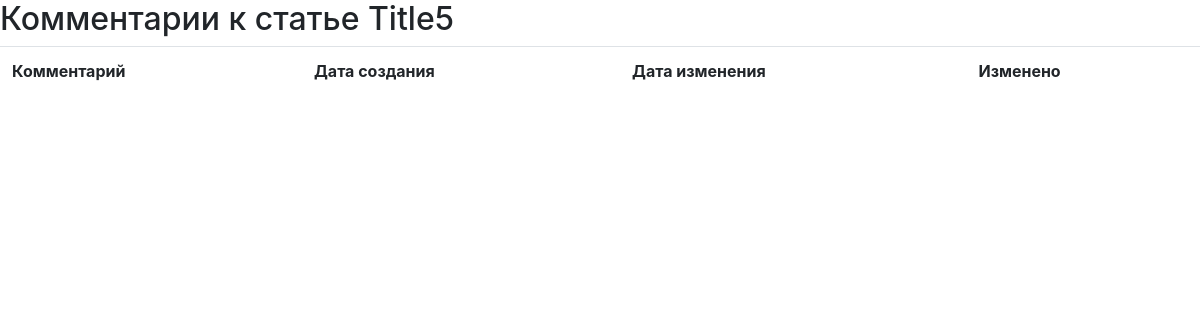
The app's page /seminar_03/articles/6/comments/, older data.
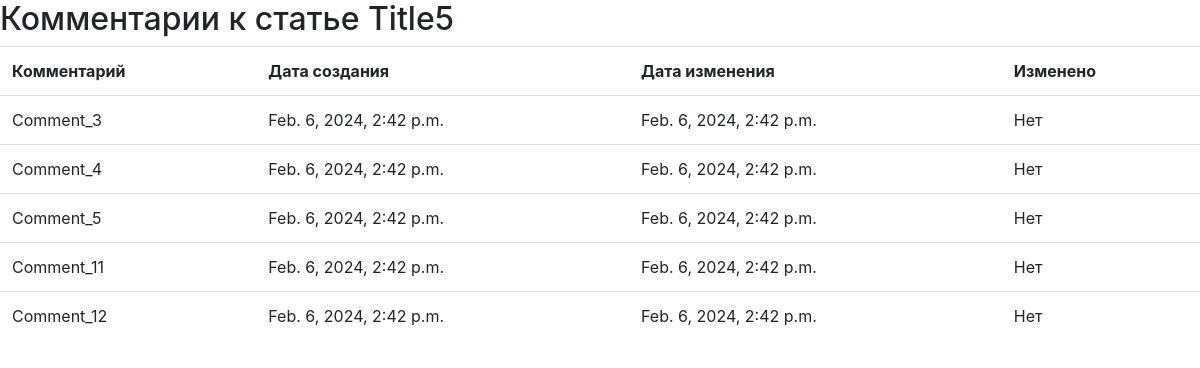
The same page, newer data.
### seminar_02/models.py (models this page shows, shortened)
class Comment(models.Model):
    author = models.ForeignKey(Author, on_delete=models.CASCADE)
    article = models.ForeignKey(Article, on_delete=models.CASCADE)
    comment = models.TextField()
    date_created = models.DateTimeField(auto_now_add=True)
    date_modified = models.DateTimeField(auto_now=True)
    fields = ['comment']

### seminar_03/views.py (the view)
# urls.py: path('articles/<int:article_id>/comments/', article_comments, name='article_comments'),
def article_comments(request, article_id):
    article = get_object_or_404(Article, pk=article_id)
    comments = Comment.objects.order_by('date_modified').filter(article=article).select_related('author').all()
    context = {
        'title': f'Комментарии к статье {article.title}',
        'columns': ['Комментарий', 'Дата создания', 'Дата изменения', 'Изменено'],
        'comments': comments,
    }
    return render(request, 'seminar_03/comments.html', context)

### seminar_03/templates/seminar_03/comments.html (shortened to what this page needs)
{% extends 'seminar_03/base.html' %}
{% block content %}
<h2> {{ title }} </h2>
<table class="table">
    <tr>
        {% for column in columns %}
        <th>{{ column }}</th>
        {% endfor %}
    </tr>
    {% for comment in comments %}
    <tr>
        <td>{{ comment.comment }}</td>
        <td>{{ comment.date_created }}</td>
        <td>{{ comment.date_modified }}</td>
        <td>{% if comment.date_created != comment.date_modified %} Да
            {% else %} Нет
            {% endif %}
        </td>
    </tr>
    {% endfor %}
</table>
{% endblock %}

### seminar_03/templates/seminar_03/base.html (shortened to what this page needs)
<!DOCTYPE html>
<html>
<head>
    <link rel="stylesheet" href="https://cdn.jsdelivr.net/npm/bootstrap@4.3.1/dist/css/bootstrap.min.css">
</head>
<body>
{% block content %}{% endblock %}
</body>
</html>

Row changes from the older to the newer data that the page shows:
added Comment: comment "Comment_3", date_created "Feb. 6, 2024, 2:42 p.m.", date_modified "Feb. 6, 2024, 2:42 p.m.", shows "Нет"
added Comment: comment "Comment_4", date_created "Feb. 6, 2024, 2:42 p.m.", date_modified "Feb. 6, 2024, 2:42 p.m.", shows "Нет"
added Comment: comment "Comment_5", date_created "Feb. 6, 2024, 2:42 p.m.", date_modified "Feb. 6, 2024, 2:42 p.m.", shows "Нет"
added Comment: comment "Comment_11", date_created "Feb. 6, 2024, 2:42 p.m.", date_modified "Feb. 6, 2024, 2:42 p.m.", shows "Нет"
added Comment: comment "Comment_12", date_created "Feb. 6, 2024, 2:42 p.m.", date_modified "Feb. 6, 2024, 2:42 p.m.", shows "Нет"
